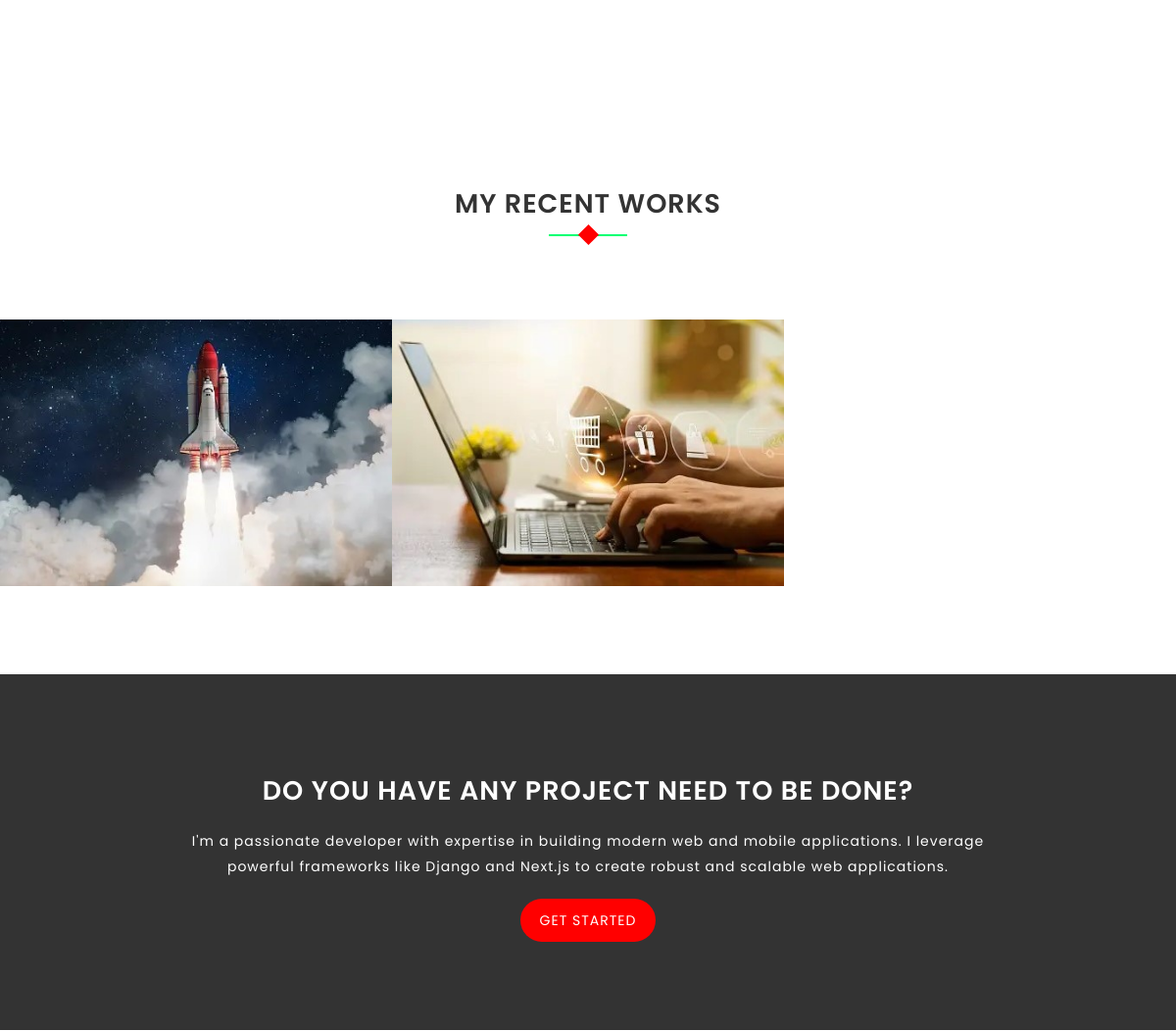
Before: / (middle part) with the older database file.
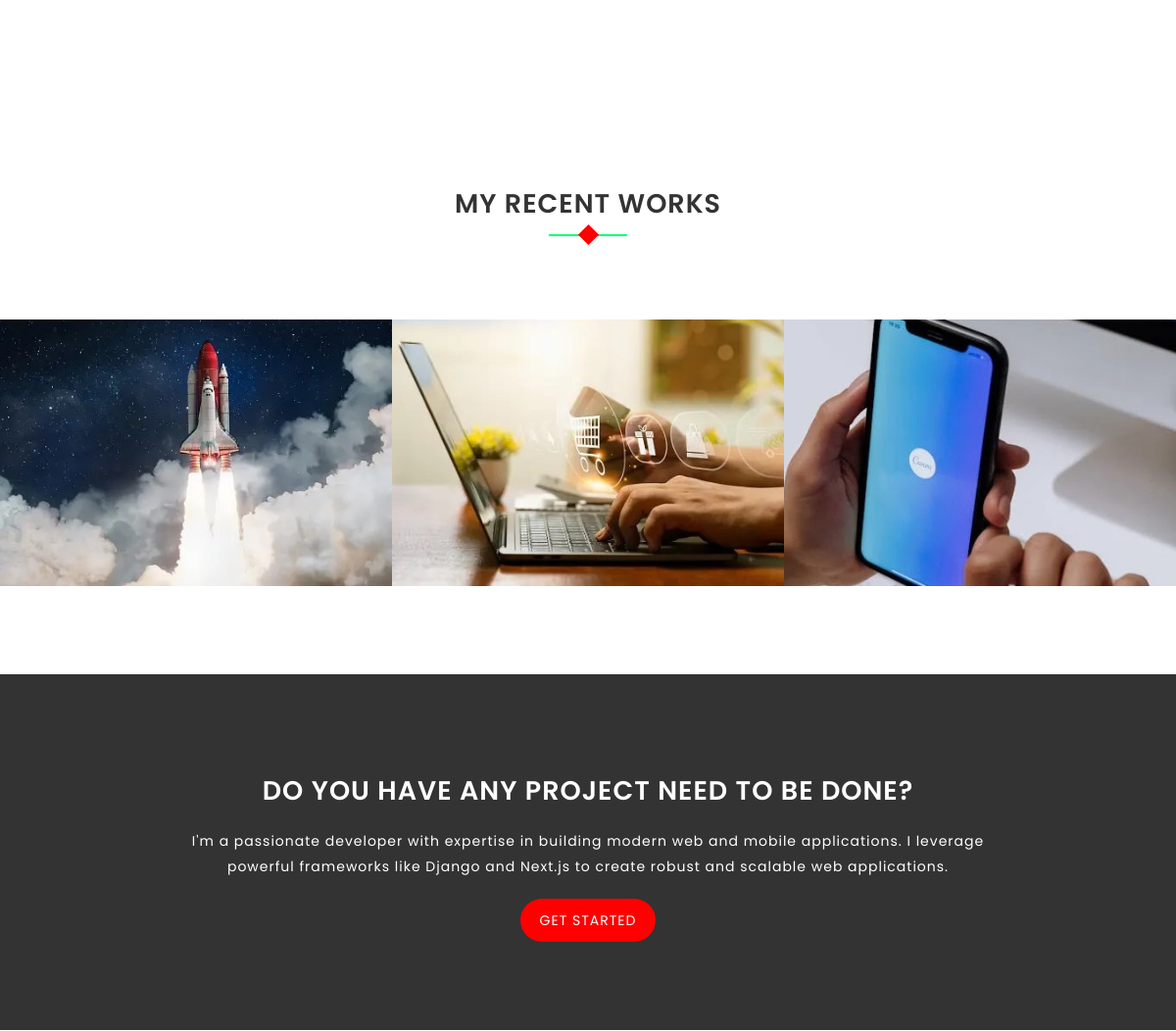
After: the same page with the newer database file.
### myApplication/models.py (models this page shows, shortened)
class RecentWork(models.Model):
    title = models.CharField(max_length=100, verbose_name="Work title")
    image = models.ImageField(upload_to="works")

### myApplication/views.py (the view)
# urls.py: path('', HomeTemplateView.as_view()),
class HomeTemplateView(TemplateView):
    template_name = 'home.html'
    def get_context_data(self, **kwargs):
        context = super().get_context_data(**kwargs)
        context['about'] = About.objects.first()
        context['services'] = Service.objects.all()
        context['works'] = RecentWork.objects.all()
        return context

### templates/home.html (shortened to what this page needs)
{% extends 'base.html' %}
{% block content %}
    <div id="services" class="section-padding">
    </div>
    <div id="portfolio" class="portfolio-area section-padding">
        <div class="container-fluid">
            <div class="row">
                <div class="col-md-12">
                    <div class="section-header">
                        <h2>My Recent Works</h2>
                    </div>
                </div>
            </div>
            <div class="row">
                {% for work in works %}
                    <div class="col-md-4 col-sm-4 col-xs-12 no-padding">
                        <div class="gallery-items">
                            <a class="view img" href="{{ work.image.url }}">
                                <img src="{{ work.image.url }}" alt="work image">
                            </a>
                        </div>
                    </div>
                {% endfor %}
            </div>
        </div>
    </div>
    <div class="invitation-area section-padding">
        <div class="container">
            <div class="row">
                <div class="single-invite text-center">
                    <h2>Do you have any project need to be done?</h2>
                    <p>I'm a passionate developer with expertise in building modern web and mobile applications. I leverage powerful frameworks like Django and Next.js to create robust and scalable web applications.</p>
                    <a href="#contact" class="my-btn-3">Get started</a>
                </div>
            </div>
        </div>
    </div>
{% endblock %}

### templates/base.html (shortened to what this page needs)
<!doctype html>
<html lang="en">
<head>
    {% include 'includes/stylesheets.html' %}
</head>
<body>
{% block content %}{% endblock %}
</body>
</html>

### templates/includes/stylesheets.html (shortened to what this page needs)
{% load static %}
<link rel="stylesheet" href="{% static 'css/bootstrap.min.css' %}">
<link rel="stylesheet" href="{% static 'css/font-awesome.min.css' %}">
<link rel="stylesheet" href="{% static 'css/animate.css' %}">
<link rel="stylesheet" href="{% static 'css/owl.carousel.css' %}">
<link rel="stylesheet" href="{% static 'css/owl.theme.default.css' %}">
<link rel="stylesheet" href="{% static 'css/magnific-popup.css' %}">
<link rel="stylesheet" href="{% static 'css/line-icons.min.css' %}">
<link rel="stylesheet" href="{% static 'css/style.css' %}">
<link rel="stylesheet" href="{% static 'css/responsive.css' %}">

### templates/includes/scripts.html (shortened to what this page needs)
{% load static %}

### static/css/style.css (style rules this page uses)
body { width: 100%; height: 100%; line-height: 24px; font-size: 13px; font-family: 'Poppins', sans-serif; font-weight: normal; letter-spacing: 1px; }
html { width: 100%; height: 100%; }
.no-padding { padding: 0; }
a, a:focus, a:active, a:link, img { outline: none; }
a { cursor: pointer; text-decoration: none; color: #323232; transition: all 0.25s ease 0s; -moz-transition: all 0.25s ease 0s; -webkit-transition: all 0.25s ease 0s; -o-transition: all 0.25s ease 0s; }
a:link, a:visited { text-decoration: none; }
p { line-height: 26px; font-size: 14px; font-weight: 400; color: #666; }
img { height: auto; max-width: 100%; border: none; outline: none; transition: all 0.2s ease 0s; -moz-transition: all 0.2s ease 0s; -webkit-transition: all 0.2s ease 0s; -o-transition: all 0.2s ease 0s; }
h1, h2, h3, h4, h5, h6 { font-weight: 700; margin-top: 0; margin-bottom: 10px; color: #333333; text-transform: uppercase; }
.section-padding { padding: 90px 0; }
.section-header { margin-bottom: 100px; text-align: center; }
.section-header h2 { font-size: 27px; line-height: 37px; margin-bottom: 20px; padding-top: 10px; font-weight: 600; color: #333333; }
.section-header h2::before { position: absolute; content: ""; height: 2px; width: 80px; left: 50%; top: 60px; text-align: center; z-index: -1; background: #00ff73; margin-left: -40px; }
.section-header h2::after { position: absolute; content: ""; height: 15px; width: 15px; left: 50%; top: 53px; text-align: center; z-index: -1; background: #FF0000; margin-left: -7px; -webkit-transform: rotate(45deg); transform: rotate(45deg); }
.gallery-items { position: relative; }
.gallery-items .img { display: block; position: relative; }
.gallery-items .img:before { content: ""; display: block; position: absolute; top: 0; right: 0; bottom: 0; left: 0; background: rgba(102, 218, 255, 0.7); color: #fff; opacity: 0; -webkit-transition: .7s; -moz-transition: .7s ; -ms-transition: .7s ; -o-transition: .7s ; transition: .7s ; }
.gallery-items .img img { width: 100%; }
.invitation-area { background: #333333; color: #ffffff; }
.single-invite h2 { font-size: 27px; line-height: 37px; margin-bottom: 20px; padding-top: 10px; font-weight: 600; color: #ffffff; }
.single-invite p { width: 70%; margin: auto; color: #ffffff; }
.single-invite a { display: inline-block; color: #fff; padding: 10px 20px; text-transform: uppercase; background: #FF0000; margin-top: 20px; border-radius: 30px; margin-left: 5px; margin-right: 5px; font-size: 14px; }

Changed rows visible on the page:
added RecentWork: image (picture)
